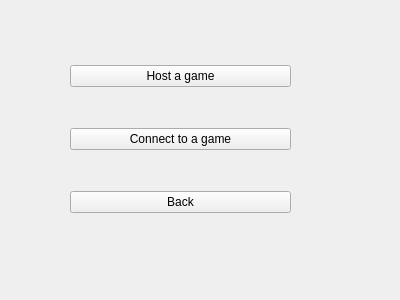
<?xml version="1.0" encoding="UTF-8"?>
<ui version="4.0">
 <class>multiplayerpage</class>
 <widget class="QWidget" name="multiplayerpage">
  <property name="geometry">
   <rect>
    <x>0</x>
    <y>0</y>
    <width>400</width>
    <height>300</height>
   </rect>
  </property>
  <property name="windowTitle">
   <string>Form</string>
  </property>
  <widget class="QWidget" name="verticalLayoutWidget">
   <property name="geometry">
    <rect>
     <x>70</x>
     <y>30</y>
     <width>221</width>
     <height>221</height>
    </rect>
   </property>
   <layout class="QVBoxLayout" name="verticalLayout">
    <item>
     <widget class="QPushButton" name="HostBtn">
      <property name="text">
       <string>Host a game</string>
      </property>
     </widget>
    </item>
    <item>
     <widget class="QPushButton" name="ConnectBtn">
      <property name="text">
       <string>Connect to a game</string>
      </property>
     </widget>
    </item>
    <item>
     <widget class="QPushButton" name="MultiplayerPageBackBtn">
      <property name="text">
       <string>Back</string>
      </property>
     </widget>
    </item>
   </layout>
  </widget>
 </widget>
 <resources/>
 <connections/>
</ui>
